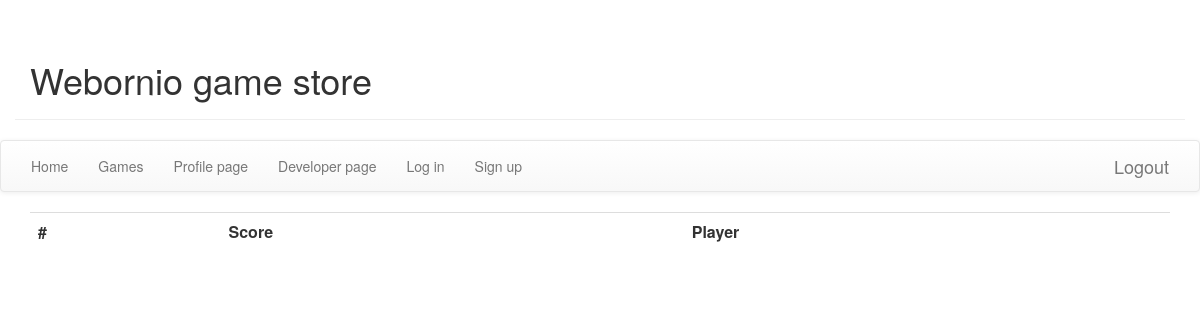
The app's page /store/games/3/highscores/, older data.
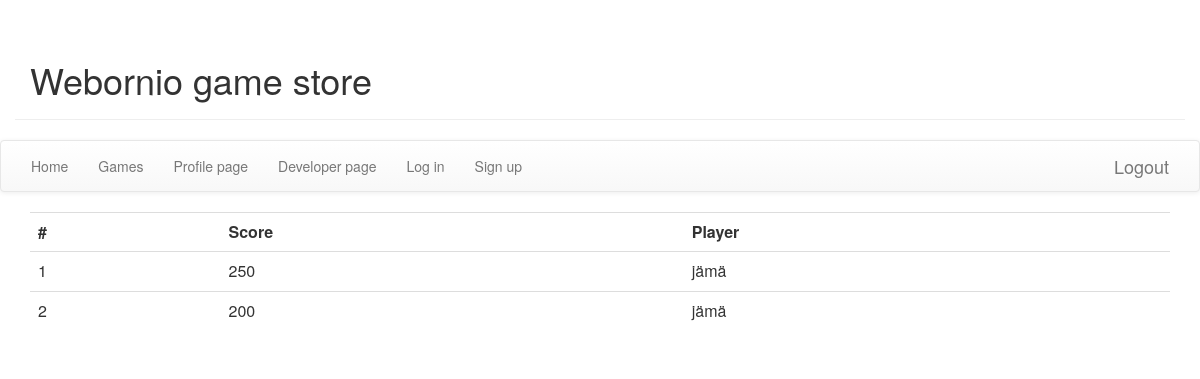
The same page, newer data.
### store/models.py (models this page shows)
class Score(models.Model):
  score = models.IntegerField()
  player = models.ForeignKey(Player)
  game = models.ForeignKey(Game)

### store/views.py (the view)
# urls.py: url(r'^games/(?P<game_id>[0-9]+)/highscores/$', views.highscores, name='highscores'),
def highscores(request, game_id):
    game_entry = Game.objects.get(id=game_id)
    scores = Score.objects.filter(game=game_entry).order_by("score").reverse()
    data = []
    for score in scores:
        player = score.player
        data.append({"score": score, "username": player.user.username})
    print(data)
    template = loader.get_template('store/highscores.html')
    context = RequestContext(request, {"data":data})
    return HttpResponse(template.render(context))

### store/templates/store/highscores.html
{% extends 'store/base.html' %}
{% block content %}
<table class="table">
  <tread><tr><th>#</th><th>Score</th><th>Player</th></tr></thead>
  {% for item in data %}
    <tr>
      <td>{{ forloop.counter }}</td>
      <td>{{item.score.score}} </td>
      <td> {{item.username}}</td>
    </tr>
  {% endfor %}
</table>
{% endblock %}

Row changes from the older to the newer data that the page shows:
added Score: score.score "250", username "jämä"
added Score: score.score "200", username "jämä"
